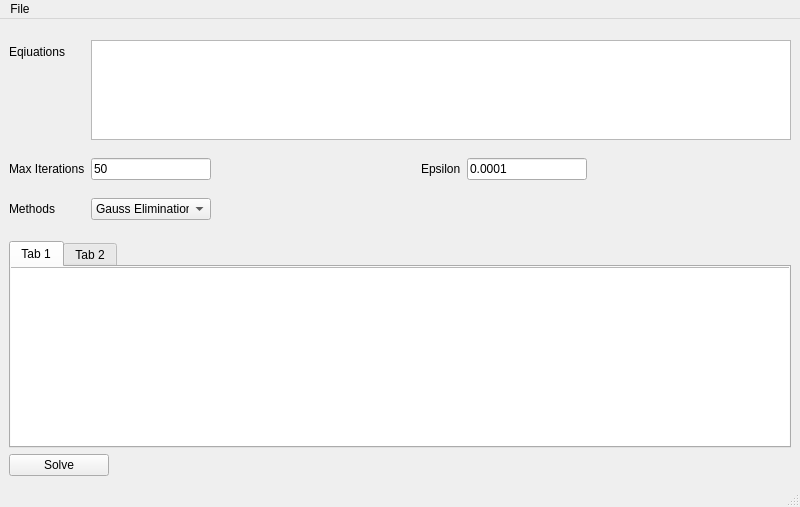
<?xml version="1.0" encoding="UTF-8"?>
<ui version="4.0">
 <class>MainWindow</class>
 <widget class="QMainWindow" name="MainWindow">
  <property name="geometry">
   <rect>
    <x>0</x>
    <y>0</y>
    <width>800</width>
    <height>507</height>
   </rect>
  </property>
  <property name="windowTitle">
   <string>MainWindow</string>
  </property>
  <widget class="QWidget" name="centralwidget">
   <layout class="QVBoxLayout" name="verticalLayout">
    <item>
     <layout class="QFormLayout" name="formLayout">
      <item row="0" column="1">
       <widget class="QTextEdit" name="textEdit">
        <property name="enabled">
         <bool>true</bool>
        </property>
        <property name="maximumSize">
         <size>
          <width>16777215</width>
          <height>100</height>
         </size>
        </property>
       </widget>
      </item>
      <item row="0" column="0">
       <widget class="QLabel" name="label">
        <property name="text">
         <string>Eqiuations</string>
        </property>
       </widget>
      </item>
      <item row="1" column="0">
       <widget class="QLabel" name="label_2">
        <property name="text">
         <string>Max Iterations</string>
        </property>
       </widget>
      </item>
      <item row="1" column="1">
       <layout class="QHBoxLayout" name="horizontalLayout">
        <item>
         <widget class="QLineEdit" name="lineEdit">
          <property name="maximumSize">
           <size>
            <width>120</width>
            <height>16777215</height>
           </size>
          </property>
          <property name="text">
           <string>50</string>
          </property>
         </widget>
        </item>
        <item>
         <spacer name="horizontalSpacer_2">
          <property name="orientation">
           <enum>Qt::Horizontal</enum>
          </property>
          <property name="sizeHint" stdset="0">
           <size>
            <width>40</width>
            <height>20</height>
           </size>
          </property>
         </spacer>
        </item>
        <item>
         <widget class="QLabel" name="label_3">
          <property name="text">
           <string>Epsilon</string>
          </property>
         </widget>
        </item>
        <item>
         <widget class="QLineEdit" name="lineEdit_2">
          <property name="maximumSize">
           <size>
            <width>120</width>
            <height>16777215</height>
           </size>
          </property>
          <property name="text">
           <string>0.0001</string>
          </property>
         </widget>
        </item>
        <item>
         <spacer name="horizontalSpacer">
          <property name="orientation">
           <enum>Qt::Horizontal</enum>
          </property>
          <property name="sizeHint" stdset="0">
           <size>
            <width>40</width>
            <height>20</height>
           </size>
          </property>
         </spacer>
        </item>
       </layout>
      </item>
      <item row="2" column="0">
       <widget class="QLabel" name="label_4">
        <property name="text">
         <string>Methods</string>
        </property>
       </widget>
      </item>
      <item row="2" column="1">
       <widget class="QComboBox" name="method_select">
        <property name="maximumSize">
         <size>
          <width>120</width>
          <height>16777215</height>
         </size>
        </property>
        <item>
         <property name="text">
          <string>Gauss Elimination</string>
         </property>
        </item>
        <item>
         <property name="text">
          <string>Gauss-Jordan</string>
         </property>
        </item>
        <item>
         <property name="text">
          <string>Gauss-Seidel</string>
         </property>
        </item>
        <item>
         <property name="text">
          <string>LU Decomposition</string>
         </property>
        </item>
        <item>
         <property name="text">
          <string>Jacobi Elimination</string>
         </property>
        </item>
       </widget>
      </item>
     </layout>
    </item>
    <item>
     <widget class="QTabWidget" name="tabWidget">
      <widget class="QWidget" name="tab">
       <attribute name="title">
        <string>Tab 1</string>
       </attribute>
       <widget class="QTableWidget" name="tableWidget">
        <property name="geometry">
         <rect>
          <x>-10</x>
          <y>0</y>
          <width>791</width>
          <height>241</height>
         </rect>
        </property>
       </widget>
      </widget>
      <widget class="QWidget" name="tab_2">
       <attribute name="title">
        <string>Tab 2</string>
       </attribute>
      </widget>
     </widget>
    </item>
    <item>
     <widget class="QPushButton" name="pushButton">
      <property name="maximumSize">
       <size>
        <width>100</width>
        <height>16777215</height>
       </size>
      </property>
      <property name="text">
       <string>Solve</string>
      </property>
     </widget>
    </item>
   </layout>
  </widget>
  <widget class="QMenuBar" name="menubar">
   <property name="geometry">
    <rect>
     <x>0</x>
     <y>0</y>
     <width>800</width>
     <height>26</height>
    </rect>
   </property>
   <widget class="QMenu" name="menuFile">
    <property name="title">
     <string>File</string>
    </property>
    <addaction name="actionLoad_File"/>
    <addaction name="actionExit"/>
   </widget>
   <addaction name="menuFile"/>
  </widget>
  <widget class="QStatusBar" name="statusbar"/>
  <action name="actionLoad_File">
   <property name="text">
    <string>Load File</string>
   </property>
  </action>
  <action name="actionExit">
   <property name="text">
    <string>Exit</string>
   </property>
  </action>
 </widget>
 <resources/>
 <connections/>
</ui>
